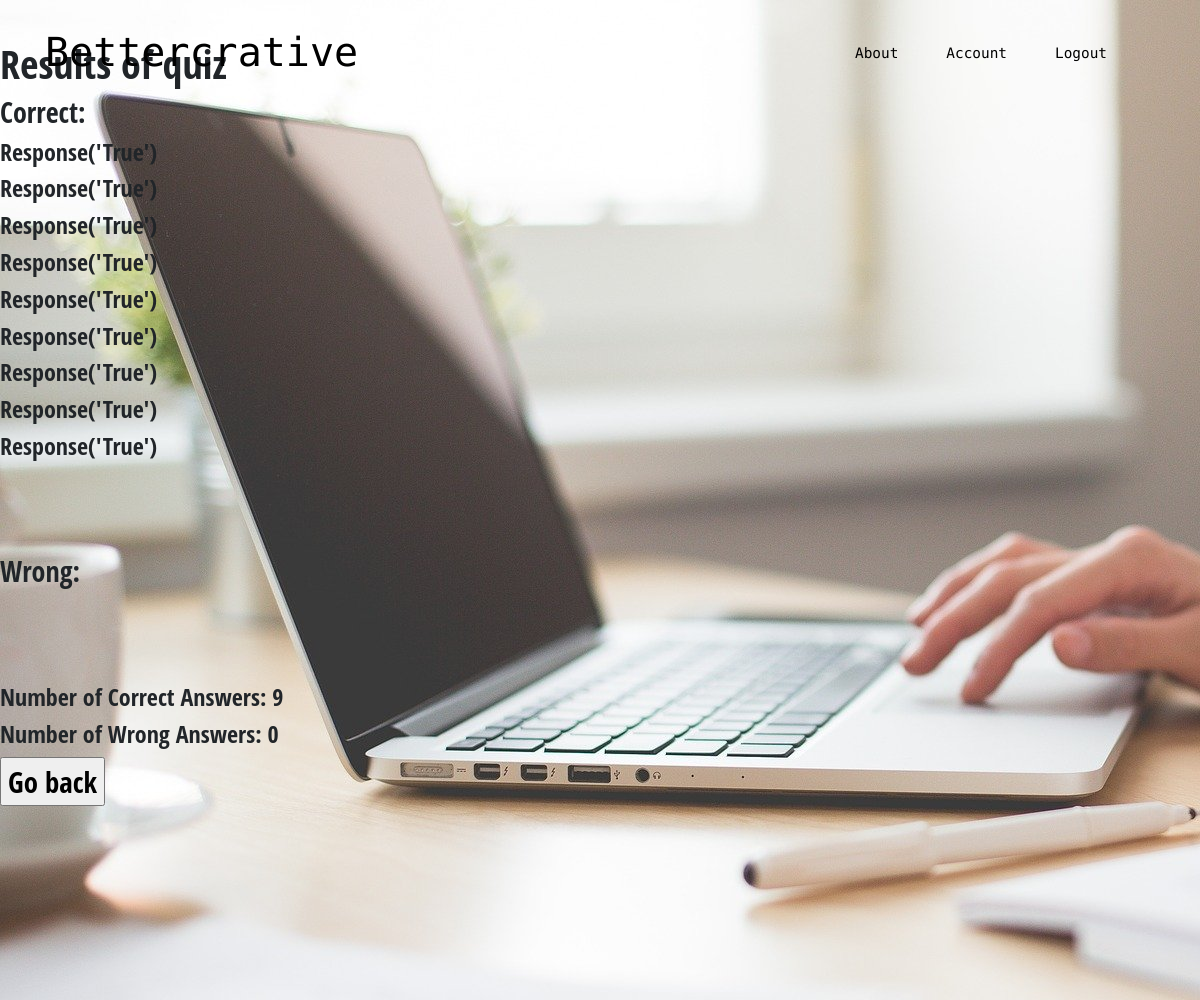
Page /classroom/3/results (signed in) on the committed database.
### bettercrative/models.py (models this page shows)
class Response(db.Model):
    id = db.Column(db.Integer, primary_key=True, autoincrement=True)
    classroom_host_id = db.Column(db.Integer, db.ForeignKey('classroom.id'), nullable=False)
    quiz_reference = db.Column(db.Integer, db.ForeignKey('quiz.id'), nullable=False)
    isCorrect = db.Column(db.Enum("True", "False"))
    def __repr__(self):
            return f"Response('{self.isCorrect}')"

### bettercrative/classrooms/routes.py (the view)
@login_required
@classrooms.route("/classroom/<int:classroom_id>/results", methods=['GET', 'POST'])
def view_results(classroom_id):
    classroom = Classroom.query.get_or_404(classroom_id)
    print("WRONG ANSWERS-------------")
    sumWrong = 0
    wrong_answers = Response.query.filter_by(classroom_host_id=classroom_id, isCorrect='False')
    for y in wrong_answers:
        sumWrong +=1
        print(y)
    print("RIGHT ANSWERS ----------------")
    sumRight = 0
    correct_responses = Response.query.filter_by(classroom_host_id=classroom_id, isCorrect='True')
    for z in correct_responses:
        sumRight +=1
        print(z)
    print(sumRight)
    print(sumWrong)
    return render_template('classroom_results.html', title='results of quiz', rightAnswers=correct_responses, wrongAnswers=wrong_answers, classroomid=classroom_id, sumWrong=sumWrong, sumRight=sumRight)

### bettercrative/models.py (called while the page is built)
@login_manager.user_loader
def load_user(id):
    return User.query.get(int(id))

### bettercrative/templates/classroom_results.html (shortened to what this page needs)
{% extends "layout.html" %}
{% block content %}
<h1>Results of quiz </h1>
<form action="/classroom/{{classroomid}}/results" method="GET POST">
<h3> Correct: </h3>
    {% for response in rightAnswers %}
        <h4> {{ response }} </h4>
    {% endfor %}
<br> </br>
<h3> Wrong: </h3>
<br></br>
<h4>Number of Correct Answers: {{ sumRight }}</h4>
<h4>Number of Wrong Answers: {{ sumWrong }}</h4>
    <input type="submit" value="Go back" formaction="/classroom/{{classroomid}}">
</form>
{% endblock  %}

### bettercrative/static/main.css (style rules this page uses)
body { background-attachment: fixed; font-family: 'Open Sans Condensed'; font-size: 180%; background-image: url("images/laptopmono.jpg"); }
* { box-sizing: border-box; }
body:after { content: ' '; display: block; position: absolute; left: 0; top: 0; z-index: -1; width: 100%; height: 100%; }

### rows in the picture
Response: isCorrect "Response('True')"
Response: isCorrect "Response('True')"
Response: isCorrect "Response('True')"
Response: isCorrect "Response('True')"
Response: isCorrect "Response('True')"
Response: isCorrect "Response('True')"
Response: isCorrect "Response('True')"
Response: isCorrect "Response('True')"
Response: isCorrect "Response('True')"

### other values in the picture
{{ sumRight }} "9"
{{ sumWrong }} "0"
